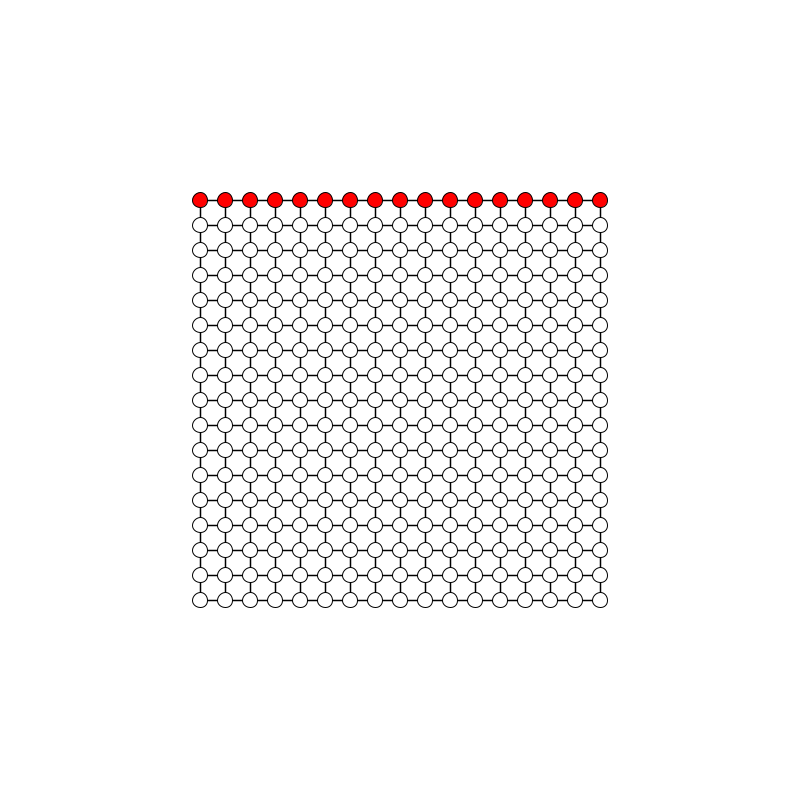
Frame 1 (no input)
Frame 60 (the mouse pressed at the canvas centre just before this capture): identical to frame 1, image omitted
Frame 120 (the mouse held since frame 60 and released just before this capture): identical to frame 1, image omitted

The Processing sketch that drew this single still picture (run headless with seeded random() and noise(); from frame 60 on, the mouse is pressed at the canvas centre):

// Processing sketch: Rope_Simulation
// ── Rope_Simulation.pde
ArrayList<Point> points = new ArrayList<Point>();
ArrayList<Line> lines = new ArrayList<Line>();
boolean isOnPoint=false;
Point prevp;
boolean simulate=false;

//settings
//press space to start/stop simulation
//left click on node to lock position
//left click to place node
//left click drag from a node to another to create connection
//right click drag to move a node
PVector g = new PVector(0, 0.3); //gravity

void setup() {
  size(800, 800);

  Point p1;
  int step=25;
  for (int i=200; i<=600; i+=step)
    for (int j=200; j<=600; j+=step) {
      if (i==200)
        p1 = new Point(new PVector(j, i), true);
      else
        p1 = new Point(new PVector(j, i));
      points.add(p1);
    }

  for (int i=200; i<=600; i+=step)
    for (int j=200; j<=600; j+=step) {
      if (i==200 && j<600) {
        lines.add(new Line(points.get(j/step-(200/step) + (i/step-(200/step))*(400/step+1)), points.get(j/step-(200/step)+1 + (i/step-(200/step))*(400/step+1))));
      } else if (i!=200) {
        if (j<600)
          lines.add(new Line(points.get(j/step-(200/step) + (i/step-(200/step))*(400/step+1)), points.get(j/step-(200/step)+1 + (i/step-(200/step))*(400/step+1))));
        lines.add(new Line(points.get(j/step-(200/step) + (i/step-(200/step))*(400/step+1)), points.get(j/step-(200/step) + ((i-1)/step-(200/step))*(400/step+1) )));
      }
    }
}

void draw() {
  background(255);
  for (Point p : points) {
    if (!p.locked && simulate)
      p.update();
  }
  for (Line l : lines) {
    if (simulate)
      for (int k=0; k<10; k++)
        l.update();
    l.show();
  }
  for (Point p : points)
    p.show();

  if (mousePressed == true)
    if (mouseButton == RIGHT && prevp!=null) {
      prevp.pos = new PVector(mouseX, mouseY);
    }
}

public void mouseReleased() {
  if (isOnPoint && mouseButton == LEFT)
    for (Point p : points)
      if (mouseX>(p.pos.x-p.r/2) && mouseX<(p.pos.x+p.r/2) && mouseY>(p.pos.y-p.r/2) && mouseY<(p.pos.y+p.r/2)) {
        if (p!=prevp)
          lines.add(new Line(prevp, p));
        else
          p.locked=!p.locked;
        break;
      }
  if (!isOnPoint && mouseButton == LEFT)
    points.add(new Point(new PVector(mouseX, mouseY)));
  isOnPoint=false;
}

public void mousePressed() {
  for (Point p : points)
    if (mouseX>(p.pos.x-p.r/2) && mouseX<(p.pos.x+p.r/2) &&
      mouseY>(p.pos.y-p.r/2) && mouseY<(p.pos.y+p.r/2)) {
      isOnPoint=true;
      prevp = p;
      break;
    }
}

public void keyReleased() {
  if(key == ' ')
    simulate=!simulate;
}

// ── Line.pde
class Line {
  Point p1, p2;
  PVector center, dir;
  float l;

  Line(Point p1, Point p2) {
    this.p1 = p1;
    this.p2 = p2;
    l = PVector.dist(p1.pos.copy(), p2.pos.copy())/2;
  }

  void update() {
    center = (p1.pos.copy().add(p2.pos.copy())).div(2);
    dir = (p1.pos.copy().sub(p2.pos.copy())).normalize();

    if (!p1.locked)
      p1.pos = center.copy().add(dir.copy().mult(l));
    if (!p2.locked)
      p2.pos = center.copy().sub(dir.copy().mult(l));
  }

  void show() {
    stroke(0);
    strokeWeight(1.5);
    line(p1.pos.x, p1.pos.y, p2.pos.x, p2.pos.y);
  }
}

// ── Point.pde
class Point {
  int r = 15;
  PVector pos, prevpos, aux;
  boolean locked = false;

  Point(PVector pos) {
    this.pos = pos.copy();
    this.prevpos = pos.copy();
  }
  
  Point(PVector pos, boolean locked) {
    this.pos = pos.copy();
    this.prevpos = pos.copy();
    this.locked = locked;
  }

  void update() {
    aux = pos.copy();
    pos.add(pos.copy().sub(prevpos.copy()));
    pos.add(g);
    prevpos = aux.copy();
  }

  void show() {
    strokeWeight(1);
    stroke(0);

    if (locked)
      fill(255, 0, 0);
    else
      fill(255);

    ellipseMode(CENTER);
    circle(pos.x, pos.y, r);
  }
}
